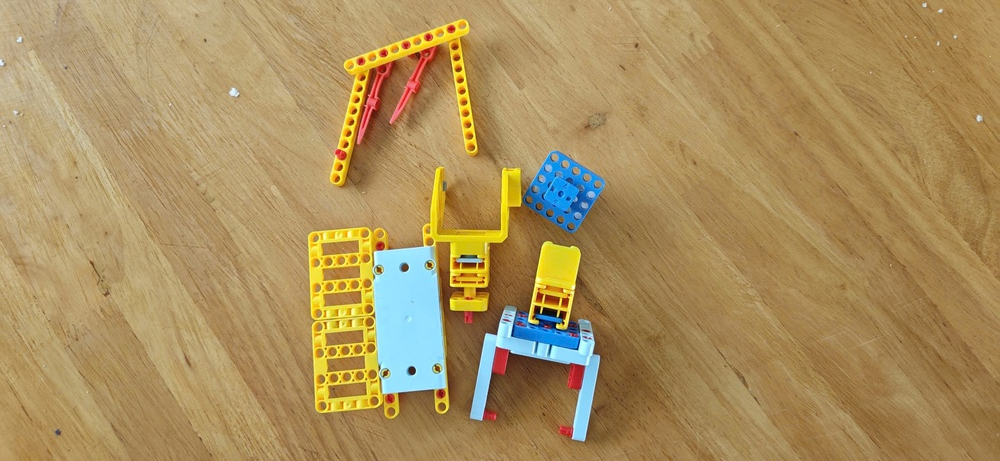
#> input picture lesson_4/images/sample.jpg, 1000 x 461 px, shrunk from 2560 x 1181 before the run, found by its file name
$ python sobel_scharr.py   (older library calls are emulated)
#> lines starting #> are read from the running program, lines starting #| are printed output that depends on the picture
import cv2
import numpy as np
import matplotlib.pyplot as plt
import os

# === BƯỚC 1: ĐẦU VÀO ===
img_path = "images/sample.jpg"
if not os.path.exists(img_path):
    print(f"Lỗi: Không tìm thấy file tại {img_path}")
    exit()

img = cv2.imread(img_path, cv2.IMREAD_GRAYSCALE)
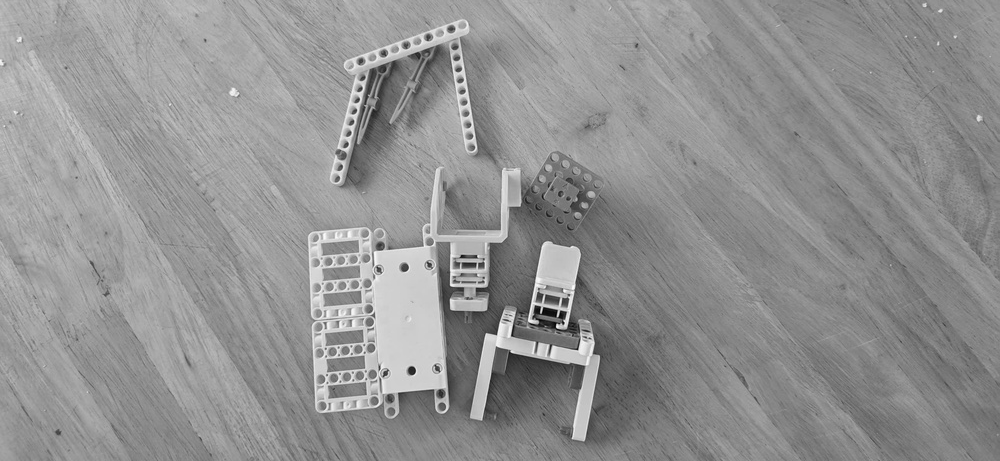
#> img: shape (461, 1000); min 0, max 251, mean 145.8
if img is None:
    raise ValueError("Không thể giải mã ảnh!")

# === BƯỚC 2: TÍNH TOÁN GRADIENT VỚI SOBEL ===
# Quan trọng: Dùng CV_64F để giữ lại giá trị âm (chuyển từ trắng sang đen)
# dx=1, dy=0: Đạo hàm theo phương X (Biên dọc)
sobel_x = cv2.Sobel(img, cv2.CV_64F, dx=1, dy=0, ksize=3)
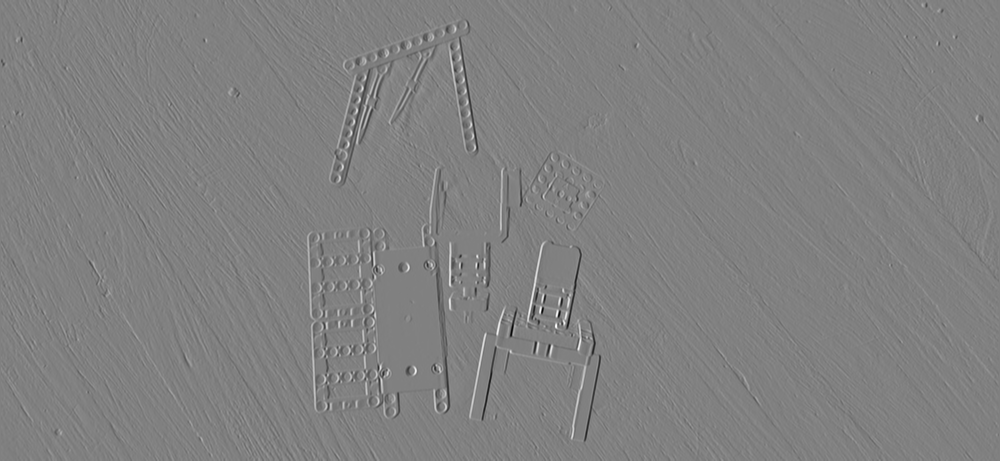
#> sobel_x: shape (461, 1000) float64; min -879, max 861, mean -0.3; drawn with min black and max white
# dx=0, dy=1: Đạo hàm theo phương Y (Biên ngang)
sobel_y = cv2.Sobel(img, cv2.CV_64F, dx=0, dy=1, ksize=3)
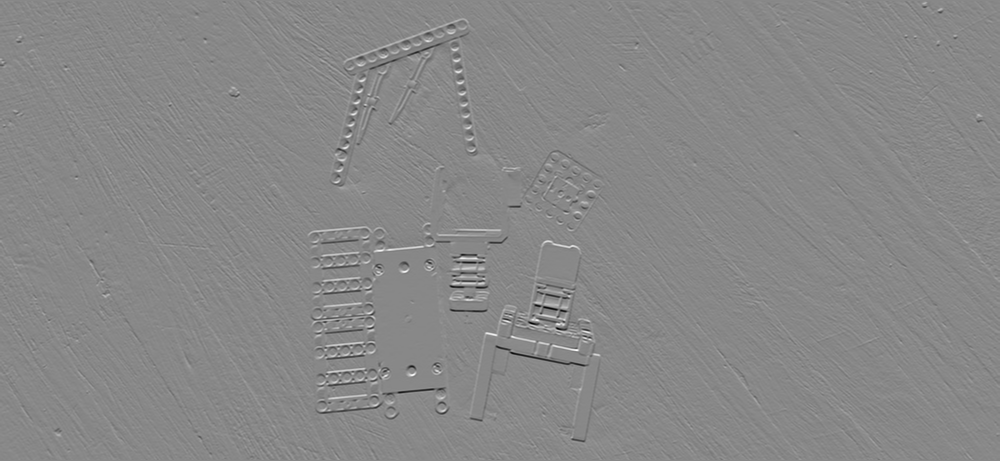
#> sobel_y: shape (461, 1000) float64; min -811, max 708, mean -0.4; drawn with min black and max white

# Tính biên độ (Magnitude) và hướng (Direction) của Gradient
magnitude_sobel = np.sqrt(sobel_x**2 + sobel_y**2)
magnitude_sobel = np.clip(magnitude_sobel, 0, 255).astype(np.uint8)
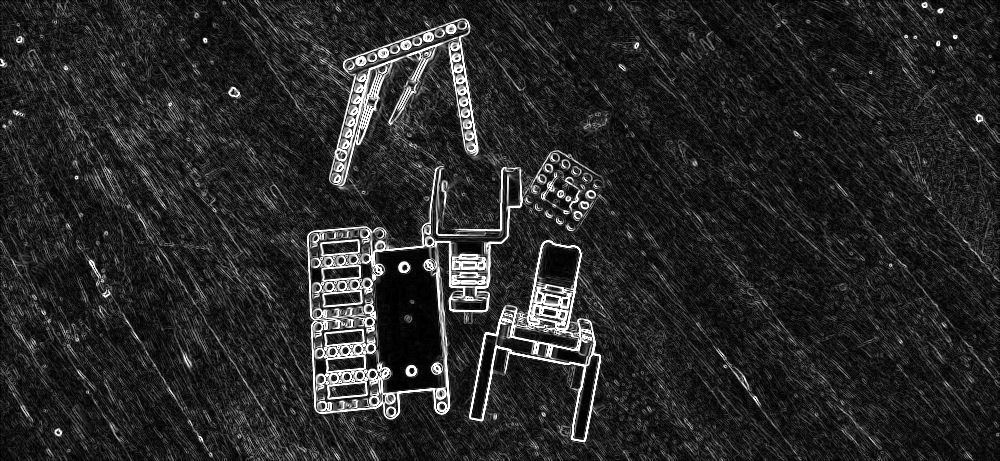
#> magnitude_sobel: shape (461, 1000); min 0, max 255, mean 40.5

# Hướng gradient (tính theo độ)
direction = np.arctan2(sobel_y, sobel_x) * 180 / np.pi
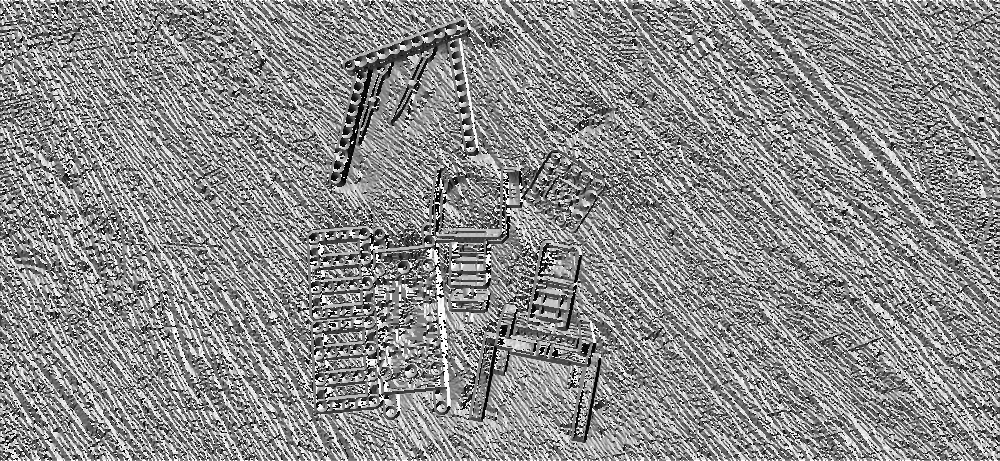
#> direction: shape (461, 1000) float64; min -179.8, max 180, mean 17.9; drawn with min black and max white

# === BƯỚC 3: TÍNH TOÁN VỚI TOÁN TỬ SCHARR ===
# Scharr cho kết quả chính xác hơn Sobel khi biên nằm nghiêng hoặc kernel nhỏ (3x3)
scharr_x = cv2.Scharr(img, cv2.CV_64F, dx=1, dy=0)
scharr_y = cv2.Scharr(img, cv2.CV_64F, dx=0, dy=1)

magnitude_scharr = np.sqrt(scharr_x**2 + scharr_y**2)
magnitude_scharr = np.clip(
    magnitude_scharr / magnitude_scharr.max() * 255, 0, 255
).astype(np.uint8)

# === BƯỚC 4: MINH HỌA SAI LẦM KHI DÙNG UINT8 TRỰC TIẾP ===
# Nếu ddepth = -1 hoặc uint8, các giá trị âm sẽ bị gán về 0 (Mất biên!)
sobel_x_sai = cv2.Sobel(img, -1, dx=1, dy=0, ksize=3)
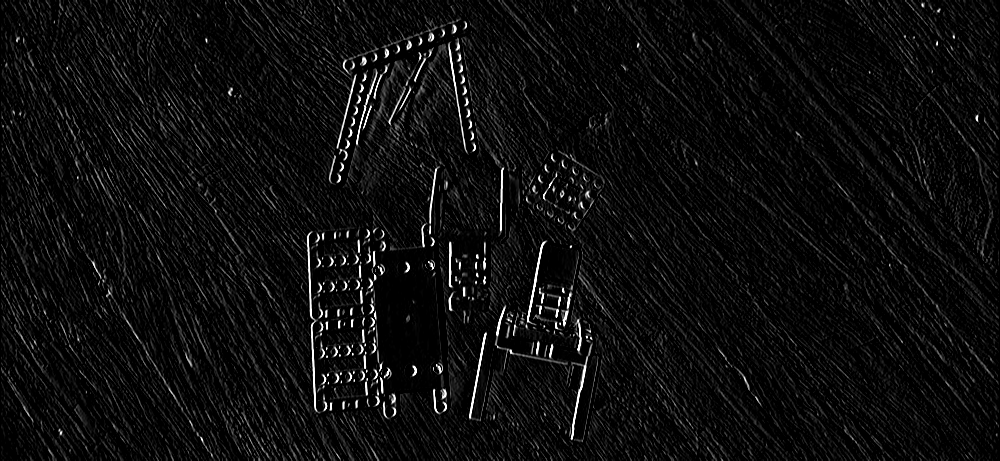
#> sobel_x_sai: shape (461, 1000); min 0, max 255, mean 14

# === BƯỚC 5: HIỂN THỊ ===
fig, axes = plt.subplots(2, 3, figsize=(15, 10))

# Hiển thị ảnh gốc
axes[0, 0].imshow(img, cmap="gray")
axes[0, 0].set_title("1. Ảnh gốc")
axes[0, 0].axis("off")

# Sobel X (Biên dọc) - Dùng np.abs để hiển thị cả gradient âm và dương
axes[0, 1].imshow(np.abs(sobel_x), cmap="gray")
axes[0, 1].set_title("2. Sobel X (CV_64F)\nPhát hiện biên dọc")
axes[0, 1].axis("off")

# Sobel Y (Biên ngang)
axes[0, 2].imshow(np.abs(sobel_y), cmap="gray")
axes[0, 2].set_title("3. Sobel Y (CV_64F)\nPhát hiện biên ngang")
axes[0, 2].axis("off")

# Biên độ Sobel (Tổng hợp cả X và Y)
axes[1, 0].imshow(magnitude_sobel, cmap="gray")
axes[1, 0].set_title("4. Biên độ Sobel (Cạnh tổng quát)")
axes[1, 0].axis("off")

# Biên độ Scharr
axes[1, 1].imshow(magnitude_scharr, cmap="gray")
axes[1, 1].set_title("5. Biên độ Scharr\n(Chi tiết sắc nét hơn)")
axes[1, 1].axis("off")

# Minh họa lỗi uint8
axes[1, 2].imshow(sobel_x_sai, cmap="gray")
axes[1, 2].set_title("6. Sobel X (uint8 - SAI!)\nMất nửa thông tin biên")
axes[1, 2].axis("off")

plt.suptitle("Toán tử Gradient: Sobel & Scharr", fontsize=16)
plt.tight_layout()

# Lưu kết quả
output_dir = "output"
os.makedirs(output_dir, exist_ok=True)
plt.savefig(f"{output_dir}/gradient_analysis.png", dpi=150)
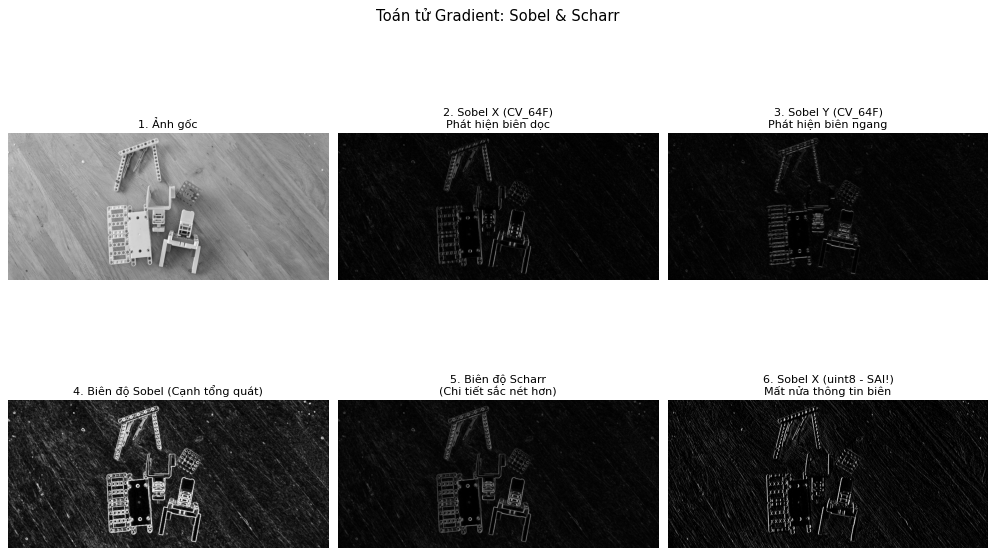
#> figure drawn by matplotlib, 6 panels
plt.show()
